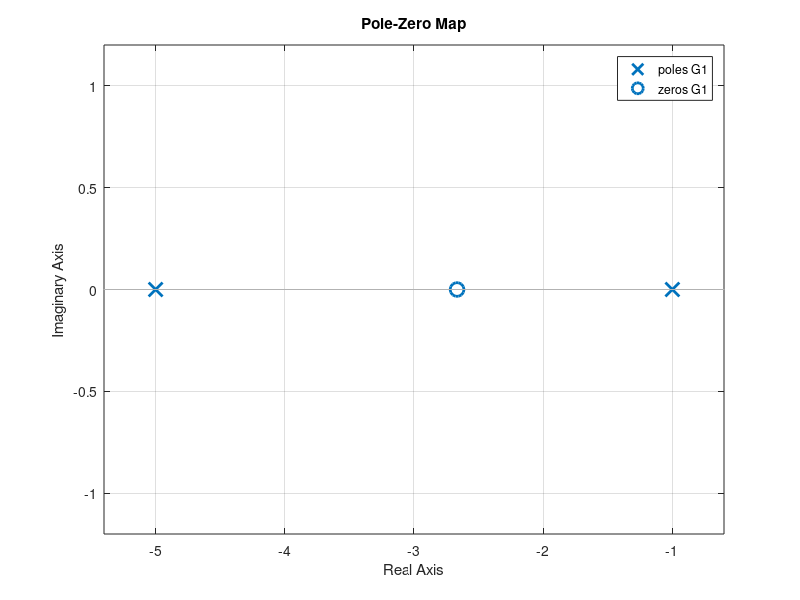
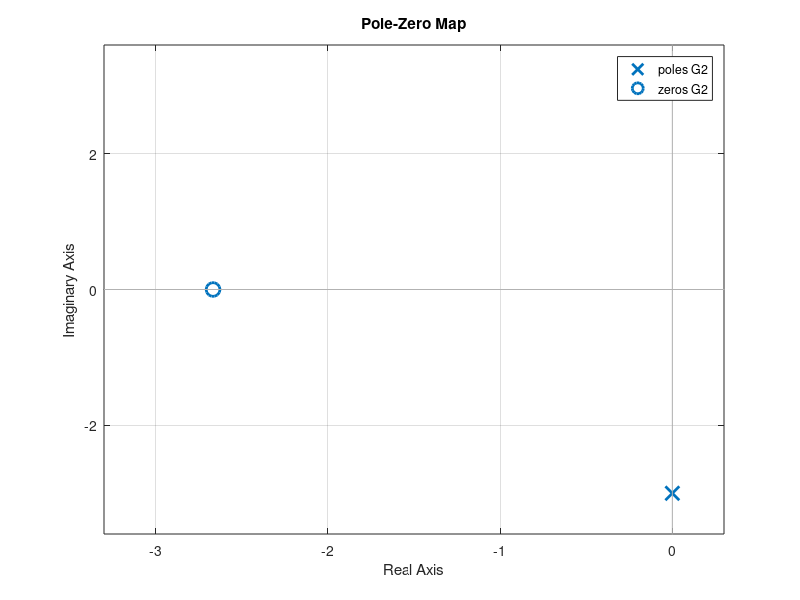
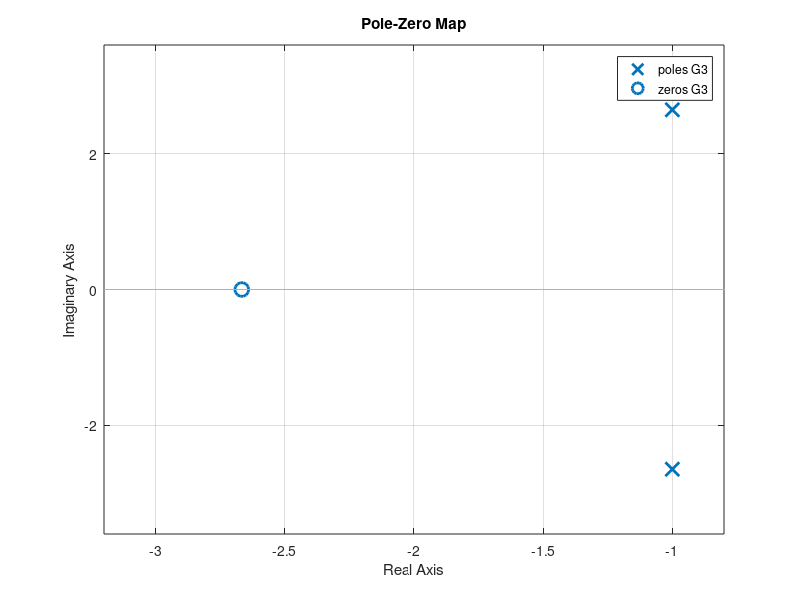
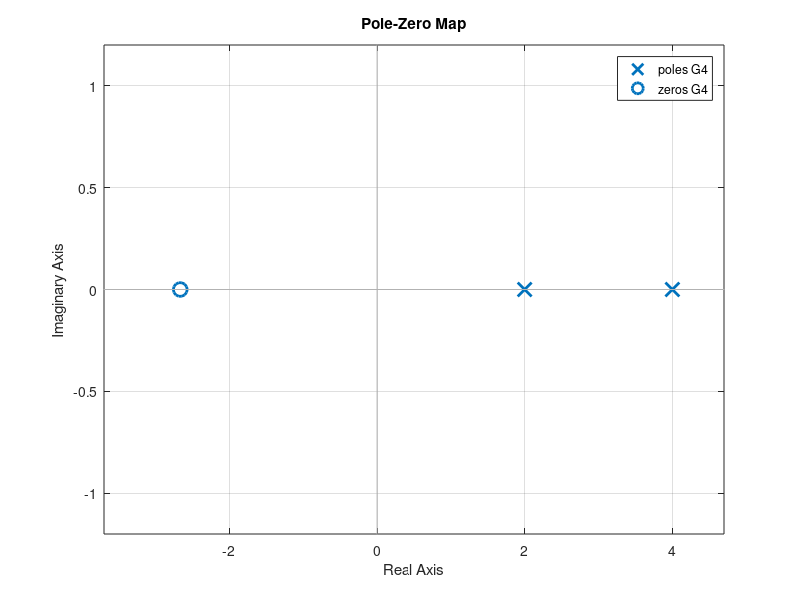

The MATLAB source for these figures, in order:
num1 = [3 8];
den1 = [1 6 5];

num2 = [3 8];
den2 = [1 0 9];

num3 = [3 8];
den3 = [1 2 8];

num4 = [3 8];
den4 = [1 -6 8];

G1 = tf(num1, den1);
G2 = tf(num2, den2);
G3 = tf(num3, den3);
G4 = tf(num4, den4);


figure;
disp('poles for G1')
pole(G1)
disp('zeroes for G1')
zero(G1)
title('g1 pole-zero map')
pzmap(G1)

figure;
disp('poles for G2')
pole(G2)
disp('zeroes for G2')
zero(G2)
pzmap(G2)

figure;
disp('poles for G3')
pole(G3)
disp('zeroes for G3')
zero(G3)
pzmap(G3)

figure;
disp('poles for G4')
pole(G4)
disp('zeroes for G4')
zero(G4)
pzmap(G4)

figure;
step(G1)
figure;
step(G2)
figure;
step(G3)
figure;
step(G4)